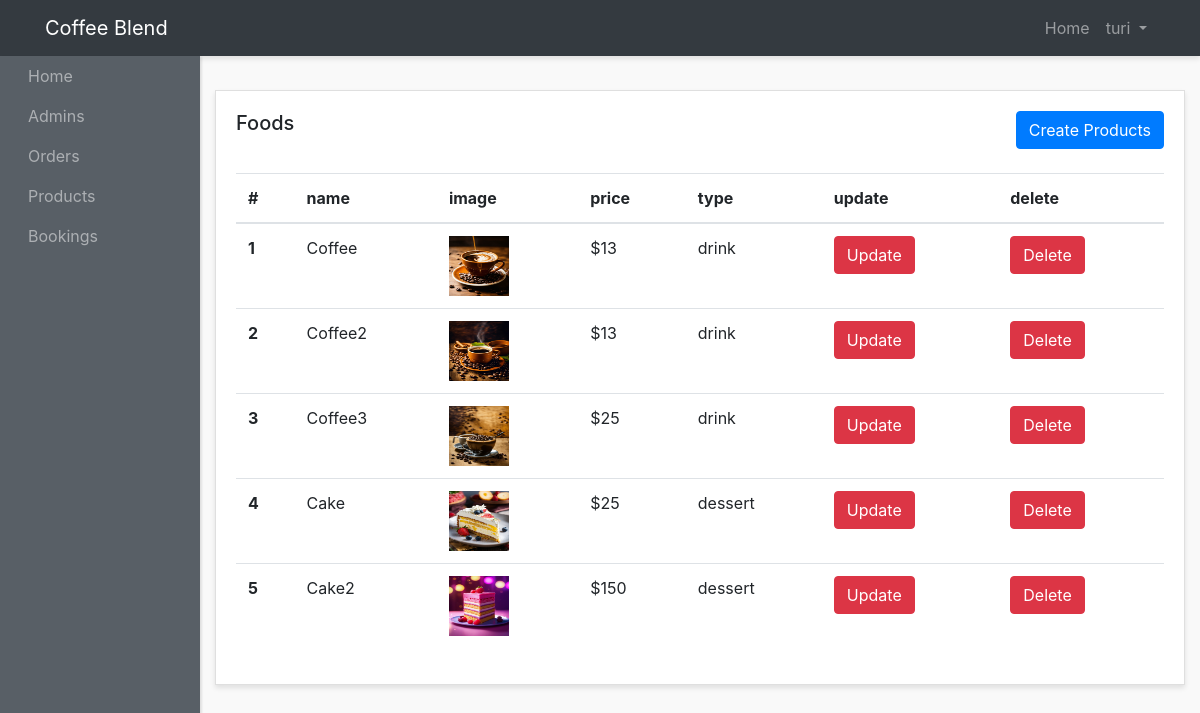
Screenshot of /admin-panel/products-admins/show-products.php (signed in) with the database file from the repository.
### tables this page shows
CREATE TABLE `products` (
  `id` int(11) NOT NULL,
  `product_name` varchar(200) NOT NULL,
  `product_image` varchar(200) NOT NULL,
  `description` text NOT NULL,
  `price` varchar(10) NOT NULL,
  `type` varchar(200) NOT NULL,
  `created_at` timestamp NOT NULL DEFAULT current_timestamp()
);

### autoload/autoload3.php (called while the page is built, shortened)
<?php
function autoLoad($className){
    $file = "../../classes/".$className.'.php';
}
?>

### classes/DataConn.php (called while the page is built)
<?php
trait DataConn {
    private $db_Host = "localhost";
    private $db_Name = "coffee";
    private $db_User = "root";
    private $db_Password = "";
    public function dataConnection(){
        try {
            $conn = new PDO("mysql:host=$this->db_Host;dbname=$this->db_Name;", $this->db_User, $this->db_Password);
            $conn->setAttribute(PDO::ATTR_ERRMODE, PDO::ERRMODE_EXCEPTION);
        return $conn;
        } catch (PDOException $e){
            echo "Connection Error: ".$e->getMessage();
        }
    }
}
?>

### classes/DataPost.php (called while the page is built, shortened)
<?php
class DataPost
{
    public function showAdminProducts(){
        $sql = "SELECT * FROM products";
        $stmt = $this->dataConnection()->prepare($sql);
        $stmt->execute();
        while($result = $stmt->fetchAll(PDO::FETCH_ASSOC)){
            return $result;
        }
    }
}

### admin-panel/products-admins/show-products.php (the view, shortened to what this page needs)
<?php
include "../layouts/Header.php";
include "../../autoload/autoload3.php";
$dataPost = new DataPost();
$showProducts = $dataPost->showAdminProducts();
?>
<div class="row">
  <div class="col">
    <div class="card">
      <div class="card-body">
        <h5 class="card-title mb-4 d-inline">Foods</h5>
        <a href="create-products.php" class="btn btn-primary mb-4 text-center float-right">Create Products</a>
        <table class="table">
          <thead>
            <tr>
              <th scope="col">#</th>
              <th scope="col">name</th>
              <th scope="col">image</th>
              <th scope="col">price</th>
              <th scope="col">type</th>
              <th scope="col">update</th>
              <th scope="col">delete</th>
            </tr>
          </thead>
          <tbody>
            <?php
            if($showProducts){
              $i = 1;
              foreach( (array) $showProducts as $data){
                ?>
            <tr>
              <th scope="row"><?= $i++; ?></th>
              <td><?= $data['product_name']; ?></td>
              <td><img src="images/<?= $data['product_image']; ?>" style = "width: 60px; height: 60px" alt="product-image"></td>
              <td>$<?= $data['price']; ?></td>
              <td><?= $data['type']; ?></td>
              <td><a href="update-products.php/?id=<?= $data['id']; ?>" class="btn btn-danger  text-center ">Update</a></td>
              <td><a href="delete-products.php/?id=<?= $data['id']; ?>" class="btn btn-danger  text-center ">Delete</a></td>
            </tr>
                <?php
              }
            } else {
              echo "<tr><h2 class = 'text-danger text-center'>Empty Products</h2></tr>";
            }
            ?>
          </tbody>
        </table>
      </div>
    </div>
  </div>
  <?php
  include "../layouts/Footer.php";
  ?>

### admin-panel/layouts/Header.php (shortened to what this page needs)
<!DOCTYPE html>
<html lang="en">
<head>
    <link href="http://maxcdn.bootstrapcdn.com/bootstrap/4.0.0/css/bootstrap.min.css" rel="stylesheet">
     <link href="<?= APP_URL; ?>styles/style.css" rel="stylesheet">
</head>
<body>
<div id="wrapper">
    <nav class="navbar header-top fixed-top navbar-expand-lg  navbar-dark bg-dark">
      <div class="container">
      <a class="navbar-brand" href="<?= APP_URL; ?>index.php">Coffee Blend</a>
      <div class="collapse navbar-collapse" id="navbarText">
        <?php
          if(isset($_SESSION['adminName'])){
            ?>
        <ul class="navbar-nav side-nav" >
          <li class="nav-item">
            <a class="nav-link" style="margin-left: 20px;" href="<?= APP_URL; ?>index.php">Home
            </a>
          </li>
          <li class="nav-item">
            <a class="nav-link" href="<?= APP_URL; ?>admins/admins.php" style="margin-left: 20px;">Admins</a>
          </li>
          <li class="nav-item">
            <a class="nav-link" href="<?= APP_URL; ?>orders-admins/show-orders.php" style="margin-left: 20px;">Orders</a>
          </li>
          <li class="nav-item">
            <a class="nav-link" href="<?= APP_URL; ?>products-admins/show-products.php" style="margin-left: 20px;">Products</a>
          </li>
          <li class="nav-item">
            <a class="nav-link" href="<?= APP_URL; ?>bookings-admins/show-bookings.php" style="margin-left: 20px;">Bookings</a>
          </li>
          <?php
          }
          ?>
        </ul>
        <ul class="navbar-nav ml-md-auto d-md-flex">
           <?php
          if(isset($_SESSION['adminName'])){
            ?>
          <li class="nav-item">
            <a class="nav-link" href="<?= APP_URL; ?>index.php">Home
            </a>
          </li>
          <li class="nav-item dropdown">
            <a class="nav-link  dropdown-toggle" href="#" id="navbarDropdown" role="button" data-toggle="dropdown" aria-haspopup="true" aria-expanded="false">
            <?php
              echo $_SESSION['adminName'];
            ?>
            </a>
          </li>
          <?php } ?>
        </ul>
      </div>
    </div>
    </nav>

### admin-panel/layouts/Footer.php (shortened to what this page needs)
    </div>
  </div>
</body>
</html>

### admin-panel/styles/style.css (style rules this page uses)
body { background:#f9f9f9; }
#wrapper { padding:90px 15px; }
.navbar-expand-lg .navbar-nav.side-nav { flex-direction: column; }
.card { margin-bottom: 15px; border-radius:0; box-shadow: 0 3px 5px rgba(0,0,0,.1); }
.header-top { box-shadow: 0 3px 5px rgba(0,0,0,.1) }
@media (min-width:992px) { #wrapper { margin-left: 200px;padding: 90px 15px 15px; } }
@media (min-width:992px) { .navbar-nav.side-nav { background: #585f66;box-shadow: 2px 1px 2px rgba(0,0,0,.1);position:fixed;top:56px;flex-direction: column!important;left:0;width:200px;overflow-y:auto;bottom:0;overflow-x:hidden;padding-bottom:40px } }

### rows the page displays
products: product_name "Coffee", product_image (picture), price "13", type "drink"
products: product_name "Coffee2", product_image (picture), price "13", type "drink"
products: product_name "Coffee3", product_image (picture), price "25", type "drink"
products: product_name "Cake", product_image (picture), price "25", type "dessert"
products: product_name "Cake2", product_image (picture), price "150", type "dessert"

### other values shown
$_SESSION['adminName'] "turi"
